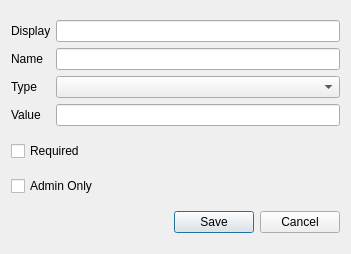
<?xml version="1.0" encoding="UTF-8"?>
<ui version="4.0">
 <class>Dialog</class>
 <widget class="QDialog" name="Dialog">
  <property name="geometry">
   <rect>
    <x>0</x>
    <y>0</y>
    <width>351</width>
    <height>254</height>
   </rect>
  </property>
  <property name="windowTitle">
   <string>Dialog</string>
  </property>
  <layout class="QVBoxLayout" name="verticalLayout">
   <item>
    <layout class="QGridLayout" name="gridLayout">
     <property name="horizontalSpacing">
      <number>5</number>
     </property>
     <property name="verticalSpacing">
      <number>-1</number>
     </property>
     <item row="1" column="1">
      <widget class="QLineEdit" name="txt_name"/>
     </item>
     <item row="4" column="1">
      <widget class="QLineEdit" name="txt_value"/>
     </item>
     <item row="1" column="0">
      <widget class="QLabel" name="label">
       <property name="text">
        <string>Name</string>
       </property>
      </widget>
     </item>
     <item row="4" column="0">
      <widget class="QLabel" name="label_2">
       <property name="text">
        <string>Value</string>
       </property>
      </widget>
     </item>
     <item row="2" column="1">
      <widget class="QComboBox" name="cmbType"/>
     </item>
     <item row="2" column="0">
      <widget class="QLabel" name="label_3">
       <property name="text">
        <string>Type</string>
       </property>
      </widget>
     </item>
     <item row="0" column="0">
      <widget class="QLabel" name="label_4">
       <property name="text">
        <string>Display</string>
       </property>
      </widget>
     </item>
     <item row="0" column="1">
      <widget class="QLineEdit" name="txtDisplay"/>
     </item>
    </layout>
   </item>
   <item>
    <widget class="QCheckBox" name="cbRequired">
     <property name="text">
      <string>Required</string>
     </property>
    </widget>
   </item>
   <item>
    <widget class="QCheckBox" name="cbAdminOnly">
     <property name="text">
      <string>Admin Only</string>
     </property>
    </widget>
   </item>
   <item>
    <widget class="QDialogButtonBox" name="buttonBox">
     <property name="orientation">
      <enum>Qt::Horizontal</enum>
     </property>
     <property name="standardButtons">
      <set>QDialogButtonBox::Cancel|QDialogButtonBox::Save</set>
     </property>
    </widget>
   </item>
  </layout>
 </widget>
 <resources/>
 <connections>
  <connection>
   <sender>buttonBox</sender>
   <signal>accepted()</signal>
   <receiver>Dialog</receiver>
   <slot>accept()</slot>
   <hints>
    <hint type="sourcelabel">
     <x>248</x>
     <y>254</y>
    </hint>
    <hint type="destinationlabel">
     <x>157</x>
     <y>274</y>
    </hint>
   </hints>
  </connection>
  <connection>
   <sender>buttonBox</sender>
   <signal>rejected()</signal>
   <receiver>Dialog</receiver>
   <slot>reject()</slot>
   <hints>
    <hint type="sourcelabel">
     <x>316</x>
     <y>260</y>
    </hint>
    <hint type="destinationlabel">
     <x>286</x>
     <y>274</y>
    </hint>
   </hints>
  </connection>
 </connections>
</ui>
